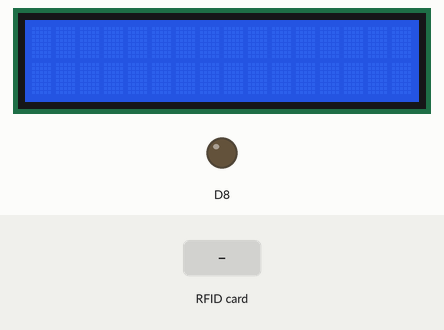
Simulated run of this sketch. Board: ESP8266 (NodeMCU). On the bench: 16×2 character LCD, output pins drawn as LEDs (lit = HIGH). Inputs (shaded band) come from the test bench. What the sketch prints to the serial monitor is not drawn.

Above: at 1.3 s.
1.4 s: RFID card 37 46 42 18 held to the reader
At 1.9 s:
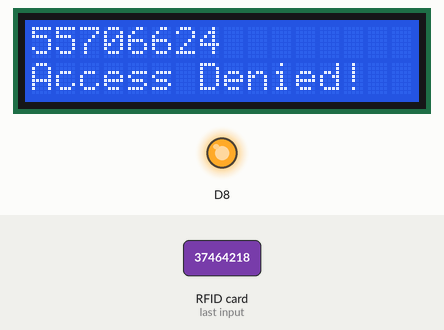
At 4.6 s:
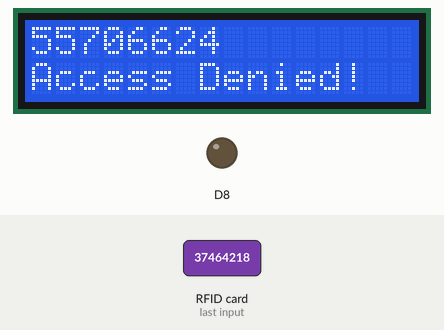
Timing chart, 0 to 6.1 s (numbered marks = the images above; inputs shaded):
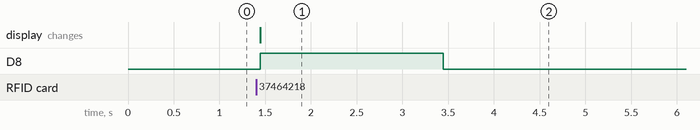

Measured:
- after the input at 1.4 s, D8: LOW → HIGH at once, → LOW 2.0 s later; the display: changes at once (image 1)

The sketch:

sketch_sep24a.ino
```cpp
/* Read RFID Tag with RC522 RFID Reader
    Made by miliohm.com
*/
#include <Wire.h>
#include <LiquidCrystal_I2C.h>

LiquidCrystal_I2C lcd(0x27, 16, 2);  // Set the LCD address to 0x27 for a 20 chars and 4 line display

#include <SPI.h>
#include <MFRC522.h>

constexpr uint8_t RST_PIN = D3;     // Configurable, see typical pin layout above
constexpr uint8_t SS_PIN = D4;     // Configurable, see typical pin layout above

MFRC522 rfid(SS_PIN, RST_PIN); // Instance of the class
MFRC522::MIFARE_Key key;

String tag;

void setup() {
  Serial.begin(9600);
  SPI.begin(); // Init SPI bus
  rfid.PCD_Init(); // Init MFRC522
  pinMode(D8, OUTPUT);
   Wire.begin(D2, D1); // Set SDA to D2 (GPIO 4), SCL to D1 (GPIO 5) for ESP8266
  lcd.init();         // Initialize the lcd
  lcd.backlight();
}

void loop() {
  if ( ! rfid.PICC_IsNewCardPresent())
    return;
  if (rfid.PICC_ReadCardSerial()) {
    for (byte i = 0; i < 4; i++) {
      tag += rfid.uid.uidByte[i];
    }
     lcd.setCursor(0, 0);
    lcd.print(tag);
    Serial.println(tag);
    if (tag == "37464218") {
      Serial.println("japjeet");
      lcd.setCursor(0, 1);
      lcd.print("japjeet singh");
      Serial.println("Access Granted!");
      digitalWrite(D8, HIGH);
      delay(100);
      digitalWrite(D8, LOW);
      delay(100);
      digitalWrite(D8, HIGH);
      delay(100);
      digitalWrite(D8, LOW);
      delay(100);
      digitalWrite(D8, HIGH);
      delay(100);
      digitalWrite(D8, LOW);
      delay(100);
    } else {
      Serial.println("Access Denied!");
      lcd.setCursor(0, 1);
      lcd.print("Access Denied!");
      digitalWrite(D8, HIGH);
      delay(2000);
      digitalWrite(D8, LOW);
    }
    delay(6000);
    lcd.clear();
    tag = "";
    rfid.PICC_HaltA();
    rfid.PCD_StopCrypto1();
  }
}
```
